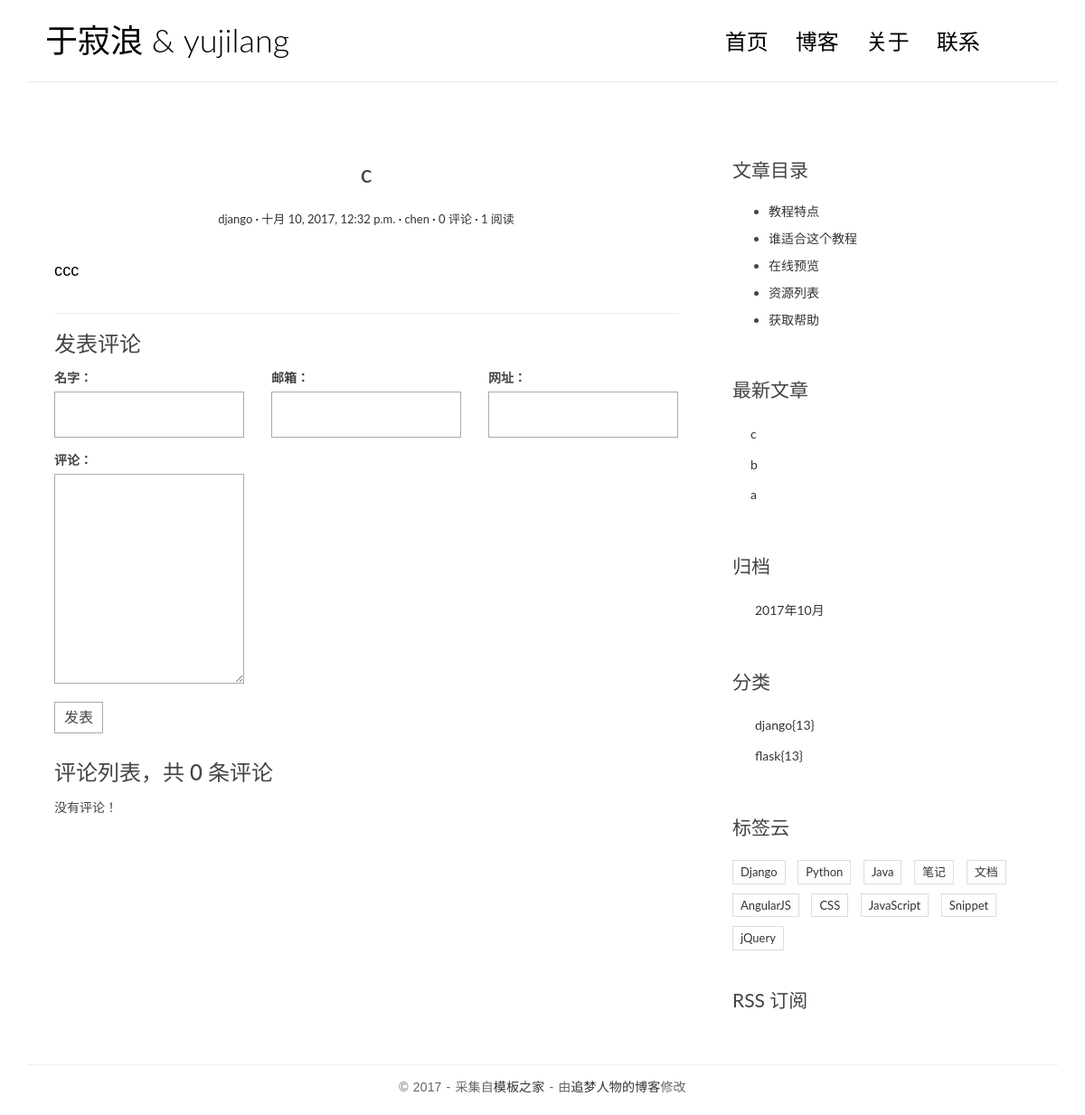
The page /post/3/ on the database as committed earlier.
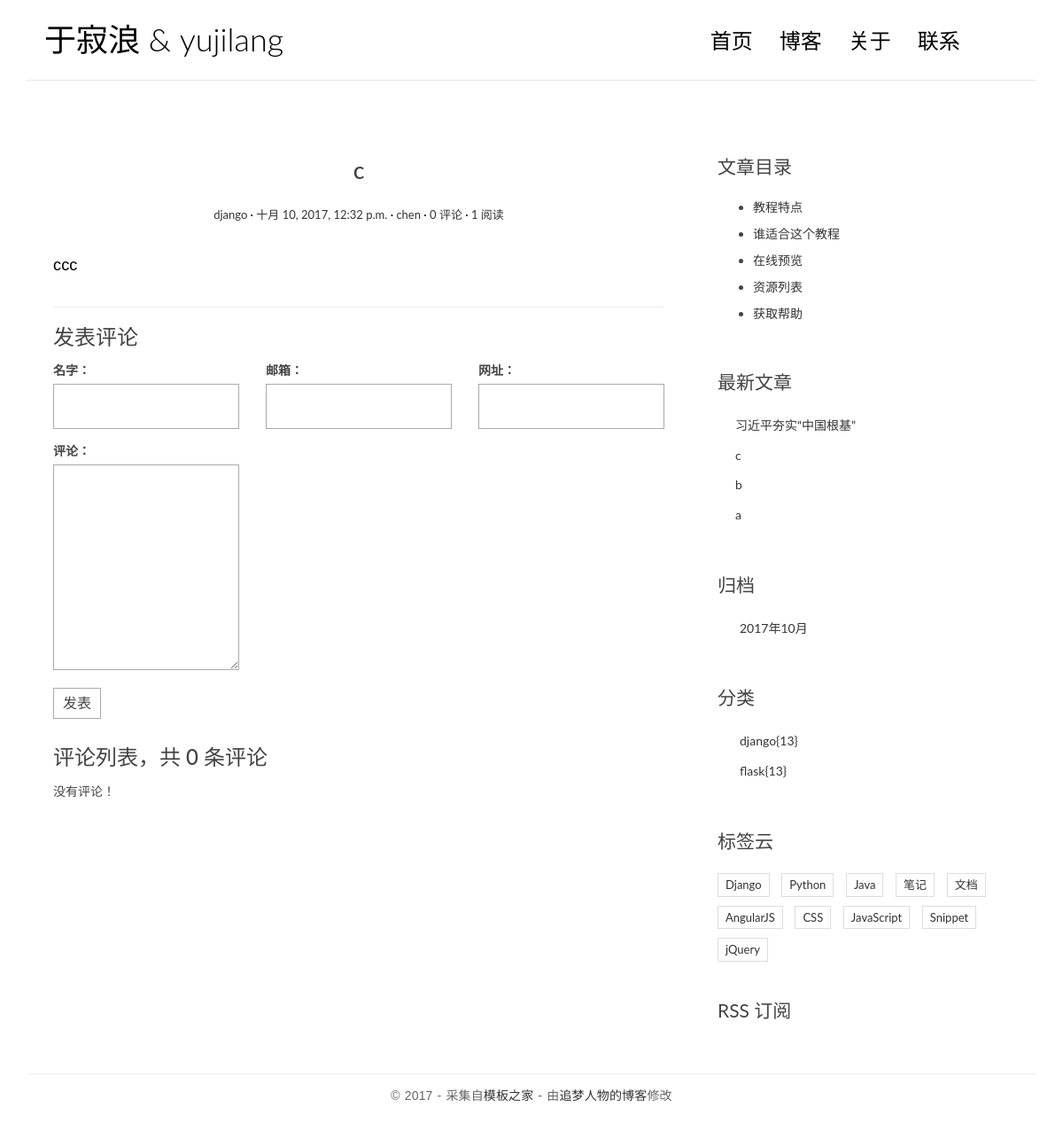
The same page on the database as committed later.
### blog/models.py (models this page shows, shortened)
class Post(models.Model):
    title=models.CharField(max_length=64)
    body=models.TextField()
    created_time=models.DateTimeField()
    modified_time=models.DateTimeField()
    exerpt=models.CharField(max_length=256,blank=True)
    category = models.ForeignKey(Category)
    tags = models.ManyToManyField(Tag, blank=True)
    author = models.ForeignKey(User)
    views = models.PositiveIntegerField(default=0)
    def increase_views(self):
        self.views+=1
        self.save(update_fields=['views'])
    def get_absolute_url(self):
        return reverse('blog:detail',kwargs={'pk':self.pk})
    def save(self, *args, **kwargs):
        if not self.exerpt:
            md = Markdown(extensions=[
                'markdown.extensions.extra',
                'markdown.extensions.codehilite',
            ])
            self.exerpt = strip_tags(md.convert(self.body))[:32]
        super().save(*args,**kwargs)
    class Meta:
        ordering = ['-created_time','-modified_time']

class Category(models.Model):
    name=models.CharField(max_length=64)

### blog/views.py (the view)
# urls.py: url(r'^post/(?P<pk>[0-9]+)/$',views.detail,name='detail'),
def detail(request,pk):
    post = get_object_or_404(Post,pk=pk)
    post.increase_views()
    post.body = markdown(post.body,extensions=[
                         'markdown.extensions.extra',  #  extra 本身包含很多拓展
                        'markdown.extensions.codehilite',  #  codehilite 是语法高亮拓展
                        'markdown.extensions.toc',  #  toc 允许我们自动生成目录
                        ])
    form = CommentForm()
    comment_list = post.comment_set.all()
    context = {
        'post':post,
        'form':form,
        'comment_list':comment_list,
    }
    return  render(request,'blog/detail.html',context)

### comment/forms.py
class CommentForm(forms.ModelForm):
    class Meta:
        model = Comment
        fields = [
            'name',
            'email',
            'url',
            'text',
        ]

### blog/templatetags/blog_tags.py (called while the page is built)
@register.simple_tag
def get_recent_posts(num=5):
    return Post.objects.all()[:num]

@register.simple_tag
def archives():
    return Post.objects.dates('created_time','month',order='DESC')

@register.simple_tag
def get_categories():
    return Category.objects.all()

### templates/blog/detail.html (shortened to what this page needs)
{% extends 'base.html' %}
{% block main %}
    <main class="col-md-8">
        <article class="post post-{{ post.pk }}">
            <header class="entry-header">
                <h1 class="entry-title">{{ post.title }}</h1>
                <div class="entry-meta">
                    <span class="post-category"><a href="#">{{ post.category.name }}</a></span>
                    <span class="post-date"><a href="#"><time class="entry-date"
                                                              datetime="{{ post.created_time }}">{{ post.created_time }}</time></a></span>
                    <span class="post-author"><a href="#">{{ post.author }}</a></span>
                    <span class="comments-link"><a href="{{ post.grt_absolute_url }}#comment-area">{{ post.comment_set.count }} 评论</a></span>
                    <span class="views-count"><a href="#">{{ post.views }} 阅读</a></span>
                </div>
            </header>
            <div class="entry-content clearfix">
                {{ post.body|safe }}
            </div>
        </article>
        <section class="comment-area" id="comment-area">
            <hr>
            <h3>发表评论</h3>
            <form action="{% url 'comment:post_comment' post.pk %}" method="post" class="comment-form">
                <div class="row">
                    <div class="col-md-4">
                        <label for="{{ form.name.id_for_label }}">名字：</label>
                        {{ form.name }}
                    </div>
                    <div class="col-md-4">
                        <label for="{{ form.email.id_for_label }}">邮箱：</label>
                        {{ form.email }}
                    </div>
                    <div class="col-md-4">
                        <label for="{{ form.url.id_for_label }}">网址：</label>
                        {{ form.url }}
                    </div>
                    <div class="col-md-4">
                        <label for="{{ form.text.id_for_label }}">评论：</label>
                        {{ form.text }}
                        <button type="submit" class="comment-btn">发表</button>
                    </div>
                </div>
            </form>
            <div class="comment-list-panel">
                <h3>评论列表，共 <span>{{ post.comment_set.count }}</span> 条评论</h3>
                <ul class="comment-list list-unstyled">
                    {% for comment in comment_list %}
                        <li class="comment-item">
                            <span class="nickname">{{ comment.name }}</span>
                            <time class="submit-date">{{ comment.created_time }}</time>
                            <div class="text">
                                {{ comment.text }}
                            </div>
                        </li>
                    {% empty %}
                        没有评论！
                    {% endfor %}
                </ul>
            </div>
        </section>
    </main>
{% endblock %}
{% block toc %}
    <div class="widget widget-content">
        <h3 class="widget-title">文章目录</h3>
        <ul>
            <li>
                <a href="#">教程特点</a>
            </li>
            <li>
                <a href="#">谁适合这个教程</a>
            </li>
            <li>
                <a href="#">在线预览</a>
            </li>
            <li>
                <a href="#">资源列表</a>
            </li>
            <li>
                <a href="#">获取帮助</a>
            </li>
        </ul>
    </div>
{% endblock %}

### templates/base.html (shortened to what the changed rows need)
{% load staticfiles %}
{% load blog_tags %}
<!DOCTYPE html>
<html>
<head>
    <link rel="stylesheet" href="{% static 'blog/css/bootstrap.min.css' %}">
    <link rel="stylesheet" href="http://code.ionicframework.com/ionicons/2.0.1/css/ionicons.min.css">
    <link rel="stylesheet" href="{% static 'blog/css/pace.css' %}">
    <link rel="stylesheet" href="{% static 'blog/css/custom.css' %}">
    <link rel="stylesheet" href="{% static 'blog/css/highlights/borland.css' %}">
</head>
<body>
<div class="container">
    <header id="site-header">
        <div class="row">
            <div class="col-md-4 col-sm-5 col-xs-8">
                <div class="logo">
                    <h1><a href="{% url 'blog:index' %}"><b>于寂浪</b> &amp; yujilang</a></h1>
                </div>
            </div>
        </div>
    </header>
</div>
<div class="content-body">
    <div class="container">
        <div class="row">
          {% block main %}
          {% endblock %}
            <aside class="col-md-4">
                <div class="widget widget-recent-posts">
                    {% get_recent_posts as recent_post_list %}
                    <ul>
                        {% for post in recent_post_list %}
                            <li>
                                <a href="{{ post.get_absolute_url }}">
                                    {{ post.title }}
                                </a>
                            </li>
                        {% empty %}
                            没有文章！
                        {% endfor %}
                    </ul>
                </div>
                <div class="widget widget-archives">
                    {% archives as date_list %}
                    <ul>
                        {% for data in date_list %}
                            <li>
                                <a href="{% url 'blog:archives' data.year data.month %}">
                                    {{ data.year }}年{{ data.month }}月
                                </a>
                            </li>
                        {% empty %}
                            没有归档！
                        {% endfor %}
                    </ul>
                </div>
                <div class="widget widget-category">
                    {% get_categories as category_list %}
                    <ul>
                        {% for category in category_list %}
                            <li>
                                <a href="{% url 'blog:category' category.pk %}">
                                    {{ category.name }}<span class="post-count">{13}</span>
                                </a>
                            </li>
                        {% empty %}
                            没有分类！
                        {% endfor %}
                    </ul>
                </div>
            </aside>
        </div>
    </div>
</div>
</body>
</html>

Rows that differ between the two databases and show on the page:
added Post: title "习近平夯实“中国根基”"
